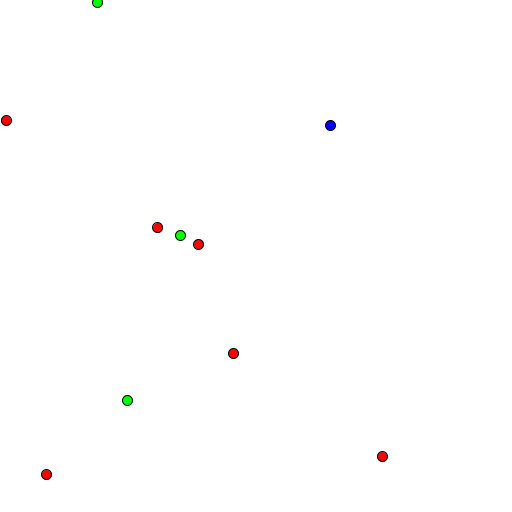
Frame 1 (no input)
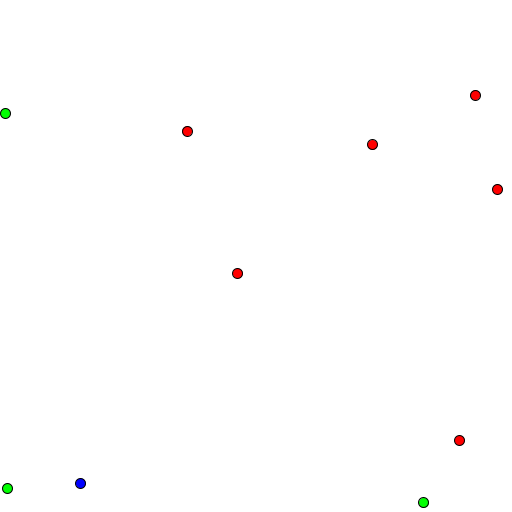
Frame 60 (the mouse pressed at the canvas centre just before this capture)
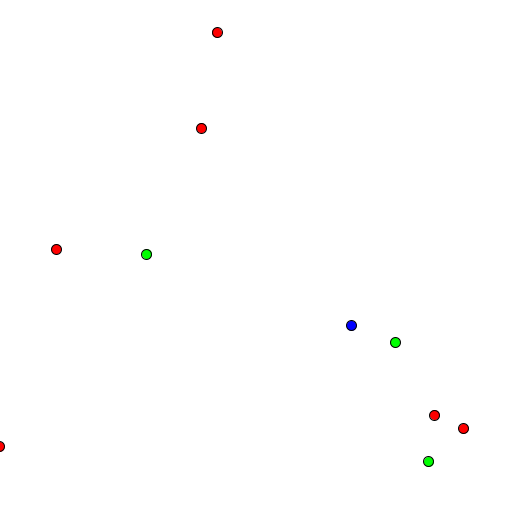
Frame 120 (the mouse held since frame 60 and released just before this capture)

The Processing sketch that drew these frames (run headless with seeded random() and noise(); from frame 60 on, the mouse is pressed at the canvas centre):

// Processing sketch: Main
// ── Main.pde
Ball[] balls;
void setup() 
{
	size(512, 512);
	balls = new Ball[10];	
	for (int i = 0; i < 10; i++) balls[i] = new Ball();
	//TODO Use tpf to control movement every update
}

void draw() 
{
	background(255);
	for (int i = 0; i < balls.length; i++) 
	{
		balls[i].update();
		balls[i].draw();
	}
}
// ── Ball.pde
class Ball 
{
	PVector position = new PVector();
	PVector velocity = new PVector();
	int size = 10;
	color c;

	public Ball() 
	{
		position.x = random(0, width);
		position.y = random(0, height);

		velocity.x = random(10) - 5;
		velocity.y = random(10) - 5;

		int r = (int)random(0, 3);
		if (r == 0) c = color(255, 0, 0);
		if (r == 1) c = color(0, 255, 0);
		if (r == 2) c = color(0, 0, 255);
	}

	void update() 
	{
		position.x += velocity.x;
		position.y += velocity.y;
		screenCheck();
	}

	void draw()
	{
		fill(c);
		ellipse(position.x - size/2, position.y - size/2, size, size);
	}

	void screenCheck() 
	{
		if (position.x > width) position.x = 0;
		else if (position.x < 0) position.x = width;

		if (position.y > height) position.y = 0;
		else if (position.y < 0) position.y = height;
	}	
}
